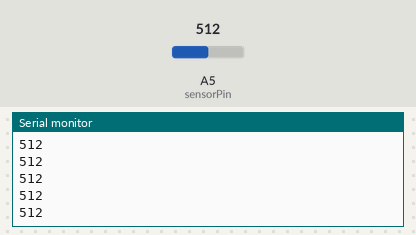
Recording of a sketch running on a simulated Arduino Uno, built with avr-gcc and run on an emulated ATmega328P. Shown: the last lines printed to the serial monitor. The test bench sets the inputs (shaded band); at power-on: A5 (sensorPin) = 512.

Above: at 1.2 s.
1.3 s: A5 (sensorPin) set to 716
At 1.37 s:
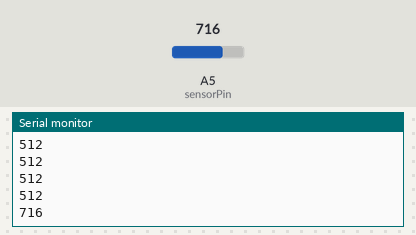
2.8 s: A5 (sensorPin) set to 900
At 2.83 s:
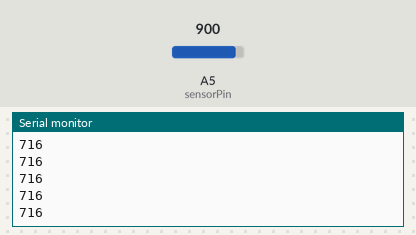
Timing chart, 0 to 5.8 s (numbered marks = the images above; inputs shaded):
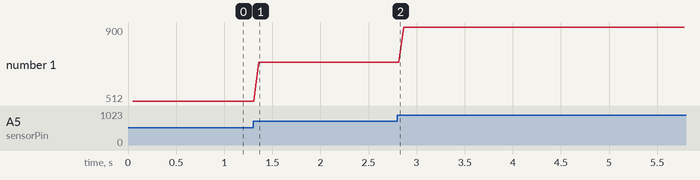

The sketch:

Mic_led_1.ino
```cpp
int sensorPin = A5;
int sensorValue = 0;

void setup() {
  // put your setup code here, to run once:

  Serial.begin (9600);

}

void loop() {
  // put your main code here, to run repeatedly:

  sensorValue = analogRead (sensorPin);

  delay (50);
  Serial.println (sensorValue, DEC);

}
```

Measured:
- after the input at 1.3 s, the serial monitor: prints a new line after 0.06 s (image 1)
- plotted number 1: 512 → 716 after the input at 1.3 s, 716 → 900 after the input at 2.8 s
